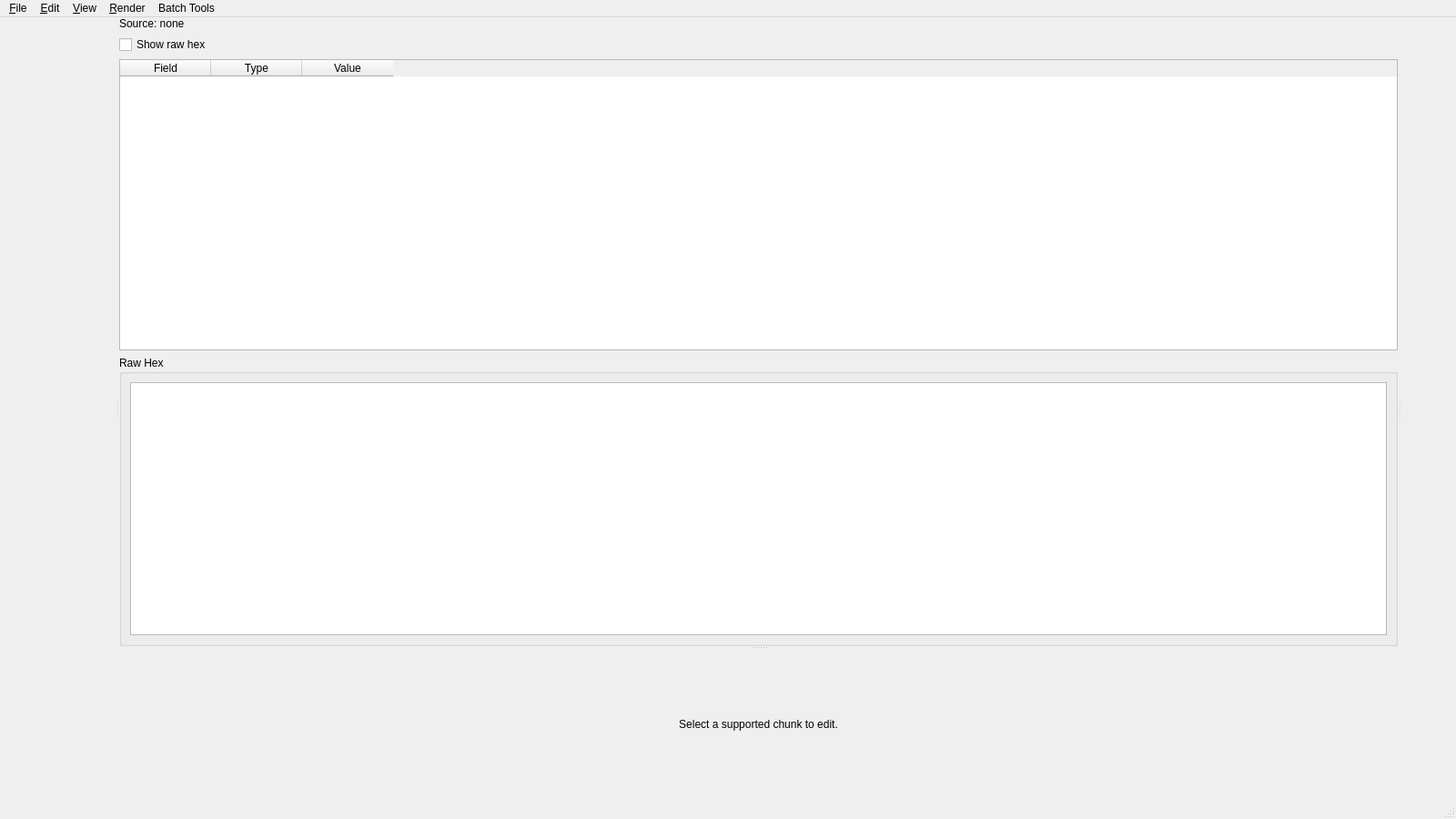
<?xml version="1.0" encoding="UTF-8"?>
<ui version="4.0">
 <class>MainWindow</class>
 <widget class="QMainWindow" name="MainWindow">
  <property name="geometry">
   <rect>
    <x>0</x>
    <y>0</y>
    <width>1600</width>
    <height>900</height>
   </rect>
  </property>
  <property name="windowTitle">
   <string>oW3DEdit</string>
  </property>
  <widget class="QWidget" name="centralWidget">
   <layout class="QVBoxLayout" name="centralLayout">
    <property name="spacing">
     <number>0</number>
    </property>
    <property name="leftMargin">
     <number>0</number>
    </property>
    <property name="topMargin">
     <number>0</number>
    </property>
    <property name="rightMargin">
     <number>0</number>
    </property>
    <property name="bottomMargin">
     <number>0</number>
    </property>
    <item>
     <widget class="QSplitter" name="mainSplitter">
      <property name="orientation">
       <enum>Qt::Orientation::Horizontal</enum>
      </property>
      <property name="childrenCollapsible">
       <bool>false</bool>
      </property>
      <widget class="QTabWidget" name="chunkTreeTabs">
       <property name="documentMode">
        <bool>true</bool>
       </property>
      </widget>
      <widget class="QWidget" name="detailContainer">
       <layout class="QVBoxLayout" name="detailLayout">
        <property name="spacing">
         <number>6</number>
        </property>
        <property name="leftMargin">
         <number>0</number>
        </property>
        <property name="topMargin">
         <number>0</number>
        </property>
        <property name="rightMargin">
         <number>0</number>
        </property>
        <property name="bottomMargin">
         <number>0</number>
        </property>
        <item>
         <widget class="QLabel" name="detailSourceLabel">
          <property name="text">
           <string>Source: none</string>
          </property>
         </widget>
        </item>
        <item>
         <widget class="QSplitter" name="detailSplitter">
          <property name="orientation">
           <enum>Qt::Orientation::Vertical</enum>
          </property>
          <widget class="QWidget" name="tableContainer">
           <layout class="QVBoxLayout" name="tableLayout">
            <property name="spacing">
             <number>6</number>
            </property>
            <property name="leftMargin">
             <number>0</number>
            </property>
            <property name="topMargin">
             <number>0</number>
            </property>
            <property name="rightMargin">
             <number>0</number>
            </property>
            <property name="bottomMargin">
             <number>0</number>
            </property>
            <item>
             <widget class="QCheckBox" name="rawHexToggle">
              <property name="text">
               <string>Show raw hex</string>
              </property>
             </widget>
            </item>
            <item>
             <widget class="QTableWidget" name="tableWidget">
              <property name="editTriggers">
               <set>QAbstractItemView::EditTrigger::NoEditTriggers</set>
              </property>
              <column>
               <property name="text">
                <string>Field</string>
               </property>
              </column>
              <column>
               <property name="text">
                <string>Type</string>
               </property>
              </column>
              <column>
               <property name="text">
                <string>Value</string>
               </property>
              </column>
             </widget>
            </item>
            <item>
             <widget class="QGroupBox" name="rawHexContainer">
              <property name="visible">
               <bool>false</bool>
              </property>
              <property name="title">
               <string>Raw Hex</string>
              </property>
              <layout class="QVBoxLayout" name="rawHexLayout">
               <item>
                <widget class="QPlainTextEdit" name="rawHexEdit">
                 <property name="readOnly">
                  <bool>true</bool>
                 </property>
                </widget>
               </item>
              </layout>
             </widget>
            </item>
           </layout>
          </widget>
          <widget class="QScrollArea" name="editorScrollArea">
           <property name="visible">
            <bool>false</bool>
           </property>
           <property name="frameShape">
            <enum>QFrame::Shape::NoFrame</enum>
           </property>
           <property name="widgetResizable">
            <bool>true</bool>
           </property>
           <widget class="QWidget" name="editorScrollAreaContents">
            <layout class="QVBoxLayout" name="editorScrollAreaLayout">
             <property name="leftMargin">
              <number>0</number>
             </property>
             <property name="topMargin">
              <number>0</number>
             </property>
             <property name="rightMargin">
              <number>0</number>
             </property>
             <property name="bottomMargin">
              <number>0</number>
             </property>
             <item>
              <widget class="QStackedWidget" name="editorStack">
               <widget class="QWidget" name="editorPlaceholder">
                <layout class="QVBoxLayout" name="editorPlaceholderLayout">
                 <item>
                  <spacer name="editorPlaceholderTopSpacer">
                   <property name="orientation">
                    <enum>Qt::Orientation::Vertical</enum>
                   </property>
                   <property name="sizeHint" stdset="0">
                    <size>
                     <width>20</width>
                     <height>40</height>
                    </size>
                   </property>
                  </spacer>
                 </item>
                 <item>
                  <widget class="QLabel" name="editorPlaceholderLabel">
                   <property name="text">
                    <string>Select a supported chunk to edit.</string>
                   </property>
                   <property name="alignment">
                    <set>Qt::AlignmentFlag::AlignCenter</set>
                   </property>
                  </widget>
                 </item>
                 <item>
                  <spacer name="editorPlaceholderBottomSpacer">
                   <property name="orientation">
                    <enum>Qt::Orientation::Vertical</enum>
                   </property>
                   <property name="sizeHint" stdset="0">
                    <size>
                     <width>20</width>
                     <height>40</height>
                    </size>
                   </property>
                  </spacer>
                 </item>
                </layout>
               </widget>
              </widget>
             </item>
            </layout>
           </widget>
          </widget>
         </widget>
        </item>
       </layout>
      </widget>
      <widget class="QWidget" name="renderPane">
       <layout class="QVBoxLayout" name="renderHostLayout">
        <property name="spacing">
         <number>6</number>
        </property>
        <property name="leftMargin">
         <number>6</number>
        </property>
        <property name="topMargin">
         <number>6</number>
        </property>
        <property name="rightMargin">
         <number>6</number>
        </property>
        <property name="bottomMargin">
         <number>6</number>
        </property>
       </layout>
      </widget>
     </widget>
    </item>
   </layout>
  </widget>
  <widget class="QMenuBar" name="menuBar">
   <widget class="QMenu" name="menuFile">
    <property name="title">
     <string>&amp;File</string>
    </property>
    <addaction name="actionNew"/>
    <addaction name="actionOpen"/>
    <addaction name="separator"/>
    <addaction name="actionExportJson"/>
    <addaction name="actionImportJson"/>
    <addaction name="actionSave"/>
    <addaction name="actionSaveAs"/>
    <addaction name="separator"/>
    <addaction name="menuOpenRecent"/>
   </widget>
   <widget class="QMenu" name="menuOpenRecent">
    <property name="title">
     <string>Open Recent</string>
    </property>
   </widget>
   <widget class="QMenu" name="menuEdit">
    <property name="title">
     <string>&amp;Edit</string>
    </property>
    <addaction name="actionAddTopLevelChunk"/>
    <addaction name="actionInsertChunkBefore"/>
    <addaction name="actionInsertChunkAfter"/>
    <addaction name="actionAddChildChunk"/>
    <addaction name="actionUndoRenderEdit"/>
    <addaction name="actionRedoRenderEdit"/>
    <addaction name="actionSetSelectedRenderRotation"/>
    <addaction name="separator"/>
    <addaction name="actionMoveChunkUp"/>
    <addaction name="actionMoveChunkDown"/>
    <addaction name="actionDeleteSelectedChunk"/>
    <addaction name="separator"/>
    <addaction name="actionMoveHierarchyBoneToEnd"/>
   </widget>
   <widget class="QMenu" name="menuView">
    <property name="title">
     <string>&amp;View</string>
    </property>
    <addaction name="actionExpandAll"/>
    <addaction name="actionCollapseAll"/>
    <addaction name="actionHierarchyBrowser"/>
    <addaction name="separator"/>
    <addaction name="actionShowChunkTree"/>
    <addaction name="actionShowDetails"/>
    <addaction name="actionShowRenderPane"/>
    <addaction name="actionShowRenderTabs"/>
   </widget>
   <widget class="QMenu" name="menuRender">
    <property name="title">
     <string>&amp;Render</string>
    </property>
    <addaction name="actionAddRenderSkeletons"/>
    <addaction name="actionAddRenderAnimations"/>
    <addaction name="actionSetRenderTextureFolder"/>
    <addaction name="actionClearRenderTextureFolder"/>
    <addaction name="actionRemoveSelectedRenderAsset"/>
    <addaction name="actionClearAnimationLibraries"/>
    <addaction name="separator"/>
    <addaction name="actionToggleRenderPlayback"/>
    <addaction name="actionStopRenderPlayback"/>
    <addaction name="actionExportCurrentAnimationGif"/>
   </widget>
   <widget class="QMenu" name="menuBatchTools">
    <property name="title">
     <string>Batch Tools</string>
    </property>
    <addaction name="batchExportChunkListAction"/>
    <addaction name="batchExportJsonAction"/>
    <addaction name="batchImportJsonAction"/>
    <addaction name="batchValidateRoundTripAction"/>
    <addaction name="actionCopyPureHumanAnimations"/>
    <addaction name="actionExportAnimationGifs"/>
   </widget>
   <addaction name="menuFile"/>
   <addaction name="menuEdit"/>
   <addaction name="menuView"/>
   <addaction name="menuRender"/>
   <addaction name="menuBatchTools"/>
  </widget>
  <widget class="QStatusBar" name="statusBar"/>
  <action name="actionNew">
   <property name="text"><string>&amp;New</string></property>
   <property name="shortcut"><string>Ctrl+N</string></property>
  </action>
  <action name="actionOpen">
   <property name="text"><string>&amp;Open</string></property>
   <property name="shortcut"><string>Ctrl+O</string></property>
  </action>
  <action name="actionExportJson"><property name="text"><string>Export to JSON...</string></property></action>
  <action name="actionImportJson"><property name="text"><string>Import from JSON...</string></property></action>
  <action name="actionSave">
   <property name="text"><string>&amp;Save</string></property>
   <property name="shortcut"><string>Ctrl+S</string></property>
  </action>
  <action name="actionSaveAs">
   <property name="text"><string>Save &amp;As...</string></property>
   <property name="shortcut"><string>Ctrl+Shift+S</string></property>
  </action>
  <action name="actionAddTopLevelChunk"><property name="text"><string>Add Top-Level Chunk...</string></property></action>
  <action name="actionInsertChunkBefore"><property name="text"><string>Insert Chunk Before...</string></property></action>
  <action name="actionInsertChunkAfter"><property name="text"><string>Insert Chunk After...</string></property></action>
  <action name="actionAddChildChunk"><property name="text"><string>Add Child Chunk...</string></property></action>
  <action name="actionUndoRenderEdit">
   <property name="text"><string>Undo Render Edit</string></property>
   <property name="shortcut"><string>Ctrl+Z</string></property>
  </action>
  <action name="actionRedoRenderEdit">
   <property name="text"><string>Redo Render Edit</string></property>
   <property name="shortcut"><string>Ctrl+Y</string></property>
  </action>
  <action name="actionSetSelectedRenderRotation">
   <property name="text"><string>Set Selected Render Rotation...</string></property>
   <property name="shortcut"><string>Ctrl+Shift+R</string></property>
  </action>
  <action name="actionMoveChunkUp"><property name="text"><string>Move Chunk Up</string></property></action>
  <action name="actionMoveChunkDown"><property name="text"><string>Move Chunk Down</string></property></action>
  <action name="actionDeleteSelectedChunk"><property name="text"><string>Delete Selected Chunk</string></property></action>
  <action name="actionMoveHierarchyBoneToEnd"><property name="text"><string>Move Hierarchy Bone To End...</string></property></action>
  <action name="actionExpandAll"><property name="text"><string>Expand All</string></property></action>
  <action name="actionCollapseAll"><property name="text"><string>Collapse All</string></property></action>
  <action name="actionHierarchyBrowser"><property name="text"><string>Hierarchy Browser...</string></property></action>
  <action name="actionShowChunkTree">
   <property name="checkable"><bool>true</bool></property>
   <property name="checked"><bool>true</bool></property>
   <property name="text"><string>Show Chunk Tree</string></property>
  </action>
  <action name="actionShowDetails">
   <property name="checkable"><bool>true</bool></property>
   <property name="checked"><bool>true</bool></property>
   <property name="text"><string>Show Details</string></property>
  </action>
  <action name="actionShowRenderPane">
   <property name="checkable"><bool>true</bool></property>
   <property name="checked"><bool>true</bool></property>
   <property name="text"><string>Show Render Pane</string></property>
  </action>
  <action name="actionShowRenderTabs">
   <property name="checkable"><bool>true</bool></property>
   <property name="checked"><bool>true</bool></property>
   <property name="text"><string>Show Render Tabs</string></property>
  </action>
  <action name="actionAddRenderSkeletons"><property name="text"><string>Add Model/Skeleton...</string></property></action>
  <action name="actionAddRenderAnimations"><property name="text"><string>Add Animations...</string></property></action>
  <action name="actionSetRenderTextureFolder"><property name="text"><string>Set Texture Folder...</string></property></action>
  <action name="actionClearRenderTextureFolder"><property name="text"><string>Clear Texture Folder</string></property></action>
  <action name="actionRemoveSelectedRenderAsset"><property name="text"><string>Remove Selected Render Asset</string></property></action>
  <action name="actionClearAnimationLibraries"><property name="text"><string>Clear Animation Libraries</string></property></action>
  <action name="actionToggleRenderPlayback">
   <property name="text"><string>Play/Pause Animation</string></property>
   <property name="shortcut"><string>Space</string></property>
  </action>
  <action name="actionStopRenderPlayback"><property name="text"><string>Stop Animation</string></property></action>
  <action name="actionExportCurrentAnimationGif"><property name="text"><string>Export Current Animation GIF...</string></property></action>
  <action name="batchExportChunkListAction"><property name="text"><string>Export Chunk List...</string></property></action>
  <action name="batchExportJsonAction"><property name="text"><string>Export JSON Batch...</string></property></action>
  <action name="batchImportJsonAction"><property name="text"><string>Import JSON Batch...</string></property></action>
  <action name="batchValidateRoundTripAction"><property name="text"><string>Round-Trip Validate Batch...</string></property></action>
  <action name="actionCopyPureHumanAnimations"><property name="text"><string>Copy Pure Human Animations by Skeleton...</string></property></action>
  <action name="actionExportAnimationGifs"><property name="text"><string>Export Animation GIFs...</string></property></action>
 </widget>
 <resources/>
 <connections/>
</ui>
